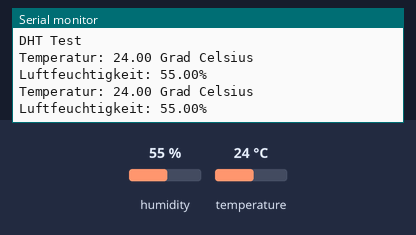
The program below on a simulated Arduino Uno, built with avr-gcc and run on an emulated ATmega328P. On the bench: the last lines printed to the serial monitor. The test bench sets the inputs (shaded band); at power-on: humidity 55 %, temperature 24 °C.

Above: at 4.8 s.
4.9 s: humidity set to 22 %
At 7.4 s:
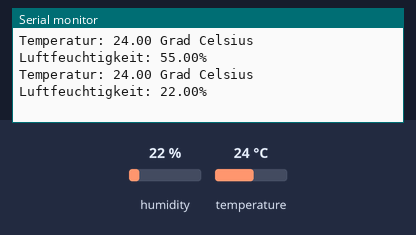
7.9 s: temperature set to 12 °C
At 9.1 s:
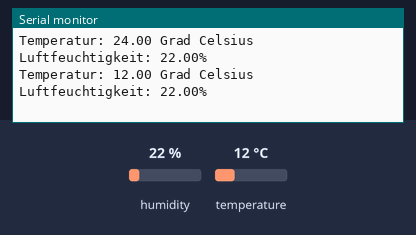
10.9 s: humidity set to 40 %
At 12.7 s:
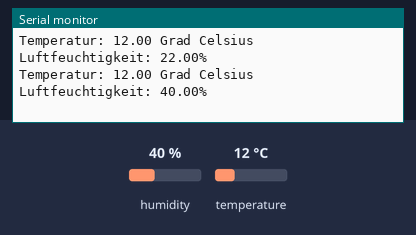
Timing chart, 0 to 14.2 s (numbered marks = the images above; inputs shaded):
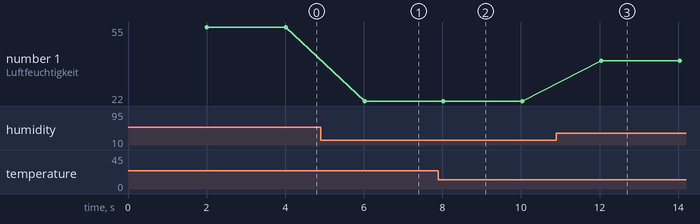

The program:

main.cpp
```cpp
#include <Arduino.h>
#include <DHT.h>

//DHT Objekt hinzufuegen
DHT dht(2, DHT22);

void setup() {
  Serial.begin(9600);
  //Testen ob der serielle Monitor funktioniert
  Serial.println("DHT Test");
  //Lesen beginnen
  dht.begin();
}

void loop() {
  //Verzoegerung muss eingebaut werden, da Module nicht so schnell sind.
  delay(2000);
  //Temperatur und Feuchtigkeit auslesen mit zugehoerigen Funktionen
  float t = dht.readTemperature();
  float h = dht.readHumidity();
  //Auf fehlerhafte Werte pruefen
  if(isnan(t) || isnan(h)){
    Serial.println("Werte konnten nicht ausgelesen werden!");
  }
  else{
    Serial.print("Temperatur: ");
    Serial.print(t);
    Serial.print(" Grad Celsius");
    Serial.print("\t");
    Serial.print("Luftfeuchtigkeit: ");
    Serial.print(h);
    Serial.println("%");
  }

}
```

Measured:
- after the input at 4.9 s, the serial monitor: prints a new line after 1.1 s (image 1)
- after the input at 7.9 s, the serial monitor: prints a new line after 0.13 s (image 2)
- after the input at 10.9 s, the serial monitor: prints a new line after 1.1 s (image 3)
- plotted number 1: 55 → 22 after the input at 4.9 s, 22 → 40 after the input at 10.9 s
